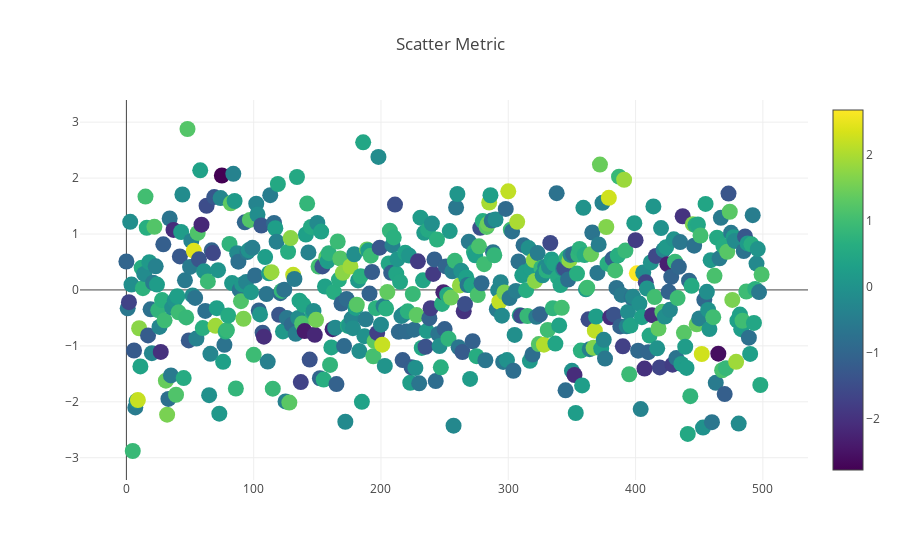

The notebook cell this image was saved under:
### Markdown cell above
## Metric 1

### Code cell
# Create random data with numpy
import numpy as np

trace1 = go.Scatter(
    y = np.random.randn(500),
    mode='markers',
    marker=dict(
        size=16,
        color = np.random.randn(500), #set color equal to a variable
        colorscale='Viridis',
        showscale=True
    )
)
data = [trace1]

# Plot and embed in ipython notebook!
plotly.offline.iplot({
    "data": data,
    "layout": go.Layout(title="Scatter Metric")
},
    image='png',
    filename='scatterplot',
)

### Figure 1 — Plotly figure (JSON) as saved in the notebook; plotly's stock layout.template omitted (floating-point values rounded to 4 significant figures; data arrays with more than 128 entries replaced by an {"elided": "..."} marker saying what was removed)
{"data": [{"marker": {"color": {"elided": "500 float values"}, "colorscale": "Viridis", "showscale": true, "size": 16}, "mode": "markers", "type": "scatter", "uid": "a2d26e81-d491-45d8-84ae-829b02a9b8cf", "y": {"elided": "500 float values"}}], "layout": {"title": {"text": "Scatter Metric"}}}
